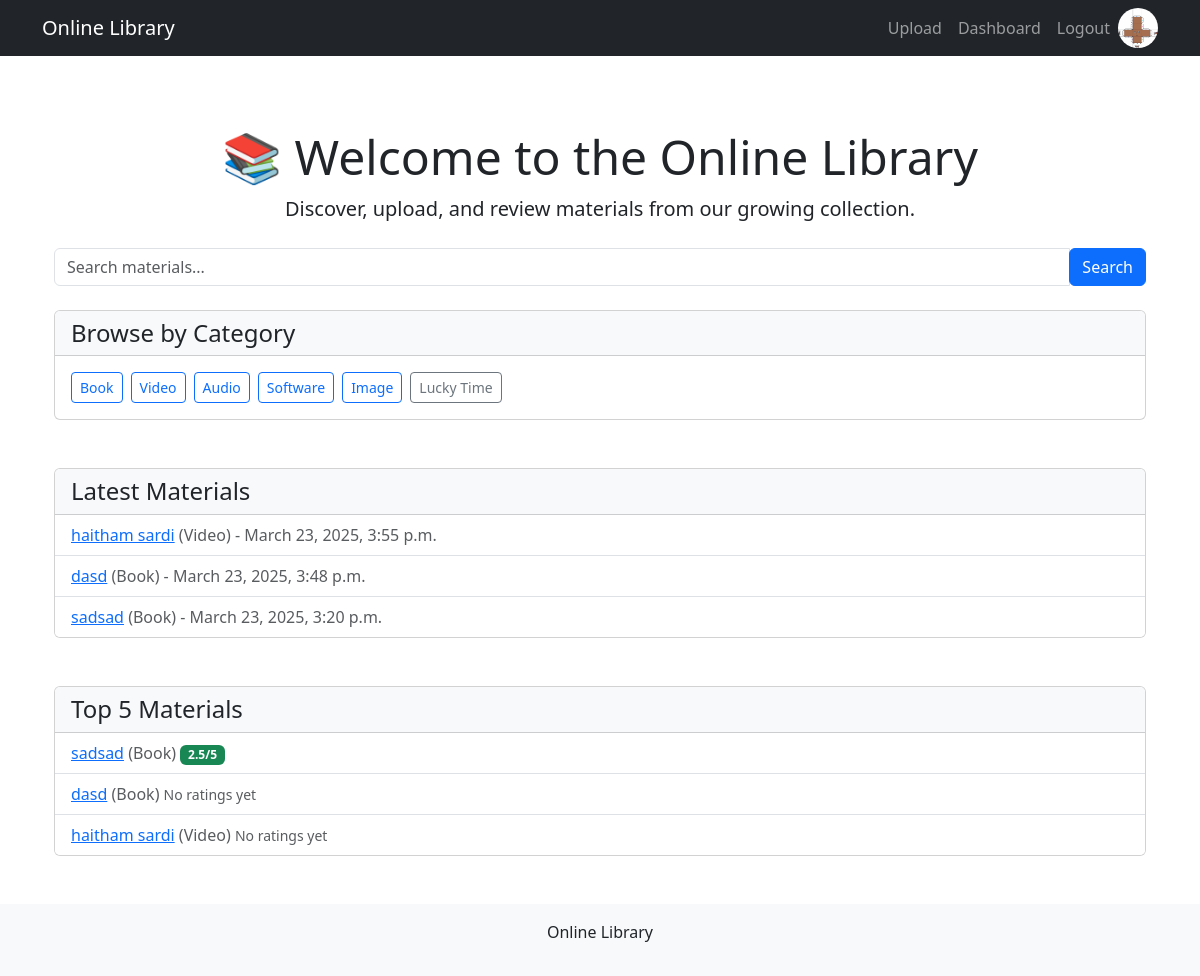
The app's page / (signed in) with its own data.
### library/models.py (models this page shows, shortened)
class UserProfile(models.Model):
    user = models.OneToOneField(User, on_delete=models.CASCADE, related_name='profile')
    favourites = models.ManyToManyField(Material, blank=True)
    picture = models.ImageField(upload_to='profile_images/', blank=True, null=True)
    bio = models.TextField(blank=True)
    birth_date = models.DateField(blank=True, null=True)

class Material(models.Model):
    title = models.CharField(max_length=255)
    description = models.TextField()
    category = models.CharField(max_length=20, choices=CATEGORY_CHOICES)
    file = models.FileField(upload_to='materials/')
    upload_date = models.DateTimeField(auto_now_add=True)
    uploaded_by = models.ForeignKey(User, on_delete=models.CASCADE)
    author = models.CharField(max_length=255, default="Unknown")
    release_date = models.DateField(default=date.today)

### library/views.py (the view)
# urls.py: path('', views.home, name='home'),
def home(request):
    latest_materials = Material.objects.all().order_by('-upload_date')[:5]
    top_materials = Material.objects.annotate(avg_rating=Avg('reviews__rating')).order_by('-avg_rating')[:5]
    categories = ['Book', 'Video', 'Audio', 'Software', 'Image']
    return render(request, 'library/home.html', {
        'latest_materials': latest_materials,
        'top_materials': top_materials,
        'categories': categories,
    })

### library/templates/library/home.html
{% extends 'library/base.html' %}
{% load static %}
{% block content %}
<div class="container my-5">
    <div class="text-center mb-4">
        <h1 class="display-5">📚 Welcome to the <strong>Online Library</strong></h1>
        <p class="lead">Discover, upload, and review materials from our growing collection.</p>
    </div>
    <form method="GET" action="{% url 'material_list' %}" class="input-group mb-4">
        <input type="text" name="q" class="form-control" placeholder="Search materials..." value="{{ request.GET.q }}">
        <div class="input-group-append">
            <button class="btn btn-primary" type="submit">Search</button>
        </div>
    </form>
    <div class="card mb-5">
      <div class="card-header bg-light">
        <h4 class="mb-0">Browse by Category</h4>
      </div>
      <div class="card-body d-flex flex-wrap align-items-center gap-2">
        {% for cat in categories %}
          <a href="{% url 'material_list' %}?category={{ cat }}" class="btn btn-outline-primary btn-sm">
            {{ cat }}
          </a>
        {% endfor %}
          <a href="{% url 'random_material' %}" class="btn btn-outline-secondary btn-sm me-3">
              Lucky Time
          </a>
      </div>
    </div>
    <div class="card mb-5">
        <div class="card-header bg-light">
            <h4 class="mb-0">Latest Materials</h4>
        </div>
        <ul class="list-group list-group-flush">
            {% for material in latest_materials %}
                <li class="list-group-item">
                    <a href="{% url 'material_detail' material.id %}">{{ material.title }}</a>
                    <span class="text-muted">({{ material.category }}) - {{ material.upload_date }}</span>
                </li>
            {% empty %}
                <li class="list-group-item text-muted">No materials available.</li>
            {% endfor %}
        </ul>
    </div>
    <div class="card mb-5">
        <div class="card-header bg-light">
            <h4 class="mb-0">Top 5 Materials</h4>
        </div>
        <ul class="list-group list-group-flush">
            {% for material in top_materials %}
                <li class="list-group-item">
                    <a href="{% url 'material_detail' material.id %}">{{ material.title }}</a>
                    <span class="text-muted">({{ material.category }})</span>
                    {% if material.avg_rating %}
                        <span class="badge bg-success">{{ material.avg_rating|floatformat:1 }}/5</span>
                    {% else %}
                        <span class="text-muted small">No ratings yet</span>
                    {% endif %}
                </li>
            {% empty %}
                <li class="list-group-item text-muted">No top-rated materials available.</li>
            {% endfor %}
        </ul>
    </div>
</div>
{% endblock %}

### library/templates/library/base.html (shortened to what this page needs)
<!DOCTYPE html>
<html lang="en">
{% load static %}
<head>
    <link rel="stylesheet" href="https://cdn.jsdelivr.net/npm/bootstrap@5.3.0/dist/css/bootstrap.min.css">
</head>
<body class="d-flex flex-column min-vh-100">
    {% if request.resolver_match.url_name not in 'login register' %}
        <nav class="navbar navbar-expand-lg navbar-dark bg-dark">
            <div class="container">
                <a class="navbar-brand" href="{% url 'home' %}">Online Library</a>
                <ul class="navbar-nav ms-auto">
                    {% if user.is_authenticated %}
                        <li class="nav-item"><a class="nav-link" href="{% url 'upload_material' %}">Upload</a></li>
                        <li class="nav-item"><a class="nav-link" href="{% url 'dashboard' %}">Dashboard</a></li>
                        <li class="nav-item"><a class="nav-link" href="{% url 'logout' %}">Logout</a></li>
                        {% if user.profile.picture %}
                            <img src="{{ user.profile.picture.url }}", alt="Profile Picture", style="width: 40px; height: 40px; border-radius: 50%;">
                        {% else %}
                            <img src="{% static 'images/default_profile_pic.jpg' %}" alt = "Default Avatar", style="width: 40px; height: 40px; border-radius: 50%;">
                        {% endif %}
                    {% endif %}
                </ul>
            </div>
        </nav>
    {% endif %}
    <main class="container flex-grow-1 mt-4">
        {% block content %}{% endblock %}
    </main>
    <footer class="bg-light text-center py-3 mt-auto">
        <p>Online Library</p>
    </footer>
</body>
</html>

### records on screen
Material: title "haitham sardi", category "Video", upload_date "March 23, 2025, 3:55 p.m.", shows "No ratings yet"
Material: title "dasd", category "Book", upload_date "March 23, 2025, 3:48 p.m.", shows "No ratings yet"
Material: title "sadsad", category "Book", upload_date "March 23, 2025, 3:20 p.m.", avg_rating "2.5"

### other values on screen
{{ cat }} "Book" "Video" "Audio" "Software" "Image"
